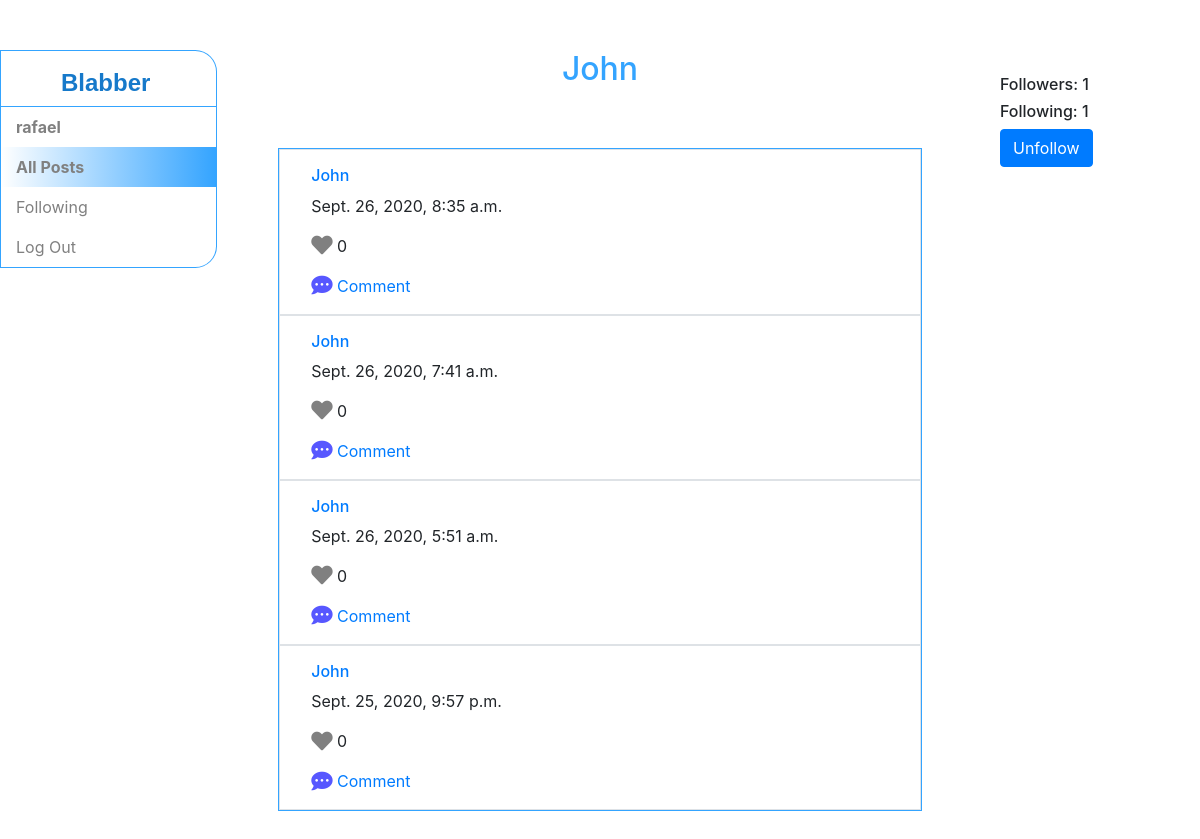
The page /profile/2 (signed in) on the database its author committed.
### network/models.py (models this page shows, shortened)
class User(AbstractUser):
    pass

class Following(models.Model):
    user = models.ForeignKey(User, on_delete = models.CASCADE, related_name="follower")
    following = models.ManyToManyField(User, blank=True, related_name="following")
    followers = models.ManyToManyField(User, blank=True, related_name="followers")

class Post(models.Model):
    user = models.ForeignKey(User, on_delete = models.CASCADE, related_name="post_user")
    text = models.TextField()
    time = models.DateTimeField(auto_now_add=True)
    likes = models.ForeignKey(Like, null=True, blank=True, on_delete = models.CASCADE, related_name="post_likes")
    comments = models.ManyToManyField(Comment, blank=True, related_name="post_comments")

class Like(models.Model):
    users = models.ManyToManyField(User, related_name="like_users")
    num = models.PositiveIntegerField(default=0)

### network/views.py (the view)
# urls.py: path("profile/<int:user_id>", views.profile, name="profile"),
def profile(request, user_id):
    try:
        pu = User.objects.get(id=user_id)
    except User.DoesNotExist:
        raise Http404("User does not exist")
    try:
        pf = Following.objects.get(user=pu)
    except Following.DoesNotExist:
        npf = Following(user=pu)
        npf.save()
    pf = Following.objects.get(user=pu)
    all_posts = Post.objects.filter(user=pu).order_by('-time')
    page = request.GET.get('page', 1)
    paginator = Paginator(all_posts, 10)
    try:
        posts = paginator.page(page)
    except PageNotAnInteger:
        posts = paginator.page(1)
    except EmptyPage:
        posts = paginator.page(paginator.num_pages)
    if request.user.is_authenticated:
        try:
            f = Following.objects.get(user=request.user)
        except Following.DoesNotExist:
            nf = Following(user=request.user)
            nf.save()
        uf = Following.objects.filter(user=request.user).values_list('following', flat=True)
        us = User.objects.filter(id__in = uf)
        post_form = PostForm(initial={'user': request.user})
        comment_form = CommentForm(initial={'user': request.user})
        return render(request, "network/profile.html", {'pu': pu, 'pf': pf, 'posts': posts, 'us': us, 'post_form': post_form, 'comment_form': comment_form})
    return render(request, "network/profile.html", {'pu': pu, 'pf': pf, 'posts': posts})

### network/models.py
class PostForm(ModelForm):
    class Meta:
        model = Post
        fields = ('text',)
        exclude = ('user','time','likes','comments',)
        widgets = {
            "message": Textarea(
                attrs={"rows": 5, "cols": 200}
            )
        }
        error_messages = {
            'text': {
                'max_length': _("This post is too long."),
            },
        }

class CommentForm(ModelForm):
    class Meta:
        model = Comment
        fields = ('comment',)
        exclude = ('user',)
        labels = {
            "comment": _("Comment"),
        }
        widgets = {
            "message": Textarea(
                attrs={"rows": 5, "cols": 200}
            )
        }
        error_messages = {
            'text': {
                'max_length': _("This comment is too long."),
            },
        }

### network/templates/network/profile.html (shortened to what this page needs)
{% extends "network/layout.html" %}
{% load static %}
{% block body %}
    <h2>{{ pu.username }}</h2>
    <div id="follow" class="follow-bar">
        <h6>Followers: {{ pf.followers.count }}</h6>
        <h6>Following: {{ pf.following.count }}</h6>
    </div>
    <div id="update-follow" class="follow-bar" style="margin-top: 50px;">
        {% if user.is_authenticated %}
            {% if user.username != pu.username %}
                <form action="{% url 'following' %}" method="POST">
                    {% if pu in us %}
                        <input type="submit" class="btn btn-primary mt-1 mb-3" name="unfollow" value="Unfollow">
                    {% endif %}
                </form>
            {% endif %}
        {% endif %}
    </div>
    <div id="posts">
        {% for post in posts %}
            <div class='row border mx-auto p-3' id="post">
                <div class="col-sm-12">
                    <h6><a href="{% url 'profile' post.user.id %}">{{ post.user }}</a></h6>
                    <p class="pt" id="{{ post.id }}>{{ post.text }}</p>
                    <p id="time">{{ post.time }}</p>
                    <p>
                        {% if user.is_authenticated %}
                            {% if request.user in post.likes.users.all %}
                                <a href="">
                                    <i class="fas fa-heart fa-lg" name="heart" id="{{ post.id }}" style="color:red;"></i>
                                </a>
                            {% else %}
                                <a href="">
                                    <i class="fas fa-heart fa-lg" name="heart" id="{{ post.id }}" style="color:gray;"></i>
                                </a>
                            {% endif %}
                        {% else %}
                            <i class="fas fa-heart fa-lg" id="{{ post.id }}" style="color:gray;"></i>
                        {% endif %}
                        <span class="num-like" id="{{ post.id }}">{{ post.likes.num }}</span>
                    </p>
                    {% if user.is_authenticated %}
                        <a href="" class="comment" id="{{ post.id }}"><i class="fas fa-comment-dots fa-lg" style="color:rgb(87, 87, 255);"></i> Comment</a>
                    {% endif %}
                </div>
            </div>
        {% endfor %}
    </div>
    <div class='row justify-content-center mx-auto p-3' id='pages'>
    </div>
{% endblock %}

### network/templates/network/layout.html (shortened to what this page needs)
{% load static %}
<!DOCTYPE html>
<html lang="en">
    <head>
        <link rel="stylesheet" href="https://stackpath.bootstrapcdn.com/bootstrap/4.4.1/css/bootstrap.min.css">
        <link href="{% static 'network/styles.css' %}" rel="stylesheet">
        <link rel="stylesheet" href="https://use.fontawesome.com/releases/v5.14.0/css/solid.css">
        <link rel="stylesheet" href="https://use.fontawesome.com/releases/v5.14.0/css/fontawesome.css">
    </head>
    <body>
        <div class="bd-sidebar border-bottom-0" id="sidebar-wrapper ">
            <nav class ="position-fixed"id="navbar_items">
            <a id="website_title"href="#">Blabber</a>
              <ul class="navbar-nav mr-auto">
                {% if user.is_authenticated %}
                    <li id="username_link" class="nav-item">
                        <a class="nav-link" href="#"><strong>{{ user.username }}</strong></a>
                    </li>
                     <li class="nav-item" id="all_posts_block">
                  <a class="nav-link" id="all_posts_link"href="{% url 'index' %}">All Posts</a>
                </li>
                    <li class="nav-item" id="following_block">
                        <a class="nav-link" id="following_link" href="{% url 'following' %}">Following</a>
                    </li>
                    <li class="nav-item" id="logout_link">
                        <a class="nav-link" href="{% url 'logout' %}">Log Out</a>
                    </li>
                {% endif %}
              </ul>
            </nav>
          </div>
        <div class="container-fluid">
            {% block body %}
            {% endblock %}
        </div>
    </body>
</html>

### network/static/network/styles.css (style rules this page uses)
#website_title { color: rgb(22, 121, 202); text-align: right; margin-left: 60px; font-weight: bold; font-family: Impact, Haettenschweiler, 'Arial Narrow Bold', sans-serif; font-size: x-large; }
#navbar_items { background-color: white; border-top-right-radius: 10%; border-bottom-right-radius: 10%; padding-top: 14px; border:1px solid rgb(52, 164, 255); margin-left: 0; }
.nav-link { color:grey; width: 200px; padding-left: 10px; margin-left:10px; }
li { padding-left: 5px; }
#logout_link { border-bottom-right-radius: 15px; }
#username_link { border-top: 1px solid rgb(52, 164, 255); margin-top: 5px; }
h2 { color: rgb(52, 164, 255); margin-top: 50px; margin-bottom: 60px; text-align: center; }
#posts { background-color: white; max-width: 55%; margin-left: auto; margin-right: auto; border: 1px solid rgb(52, 164, 255); }
.follow-bar { width: 200px; position: fixed; z-index: 1; top: 0; right: 0; overflow-x: hidden; padding-top: 6.25%; }

### rows shown on the page
User: username "rafael"
User: username "John"
Following: followers.count "1", following.count "1"
Post: user "John", time "Sept. 26, 2020, 8:35 a.m.", likes.num "0"
Post: user "John", time "Sept. 26, 2020, 7:41 a.m.", likes.num "0"
Post: user "John", time "Sept. 26, 2020, 5:51 a.m.", likes.num "0"
Post: user "John", time "Sept. 25, 2020, 9:57 p.m.", likes.num "0"
